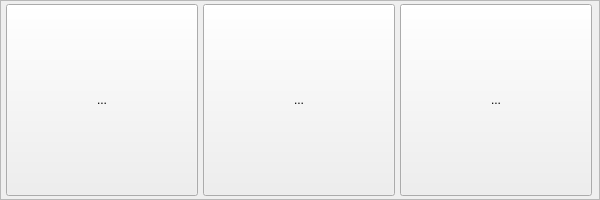
<?xml version="1.0" encoding="UTF-8"?>
<ui version="4.0">
 <class>DialogRohteilkontrolle</class>
 <widget class="QDialog" name="DialogRohteilkontrolle">
  <property name="geometry">
   <rect>
    <x>0</x>
    <y>0</y>
    <width>600</width>
    <height>200</height>
   </rect>
  </property>
  <property name="minimumSize">
   <size>
    <width>400</width>
    <height>200</height>
   </size>
  </property>
  <property name="windowTitle">
   <string>Dialog</string>
  </property>
  <layout class="QHBoxLayout" name="horizontalLayout">
   <property name="spacing">
    <number>0</number>
   </property>
   <property name="leftMargin">
    <number>0</number>
   </property>
   <property name="topMargin">
    <number>0</number>
   </property>
   <property name="rightMargin">
    <number>0</number>
   </property>
   <property name="bottomMargin">
    <number>0</number>
   </property>
   <item>
    <widget class="QScrollArea" name="scrollArea">
     <property name="widgetResizable">
      <bool>true</bool>
     </property>
     <widget class="QWidget" name="scrollAreaWidgetContents">
      <property name="geometry">
       <rect>
        <x>0</x>
        <y>0</y>
        <width>598</width>
        <height>198</height>
       </rect>
      </property>
      <layout class="QHBoxLayout" name="horizontalLayout_2">
       <property name="spacing">
        <number>0</number>
       </property>
       <property name="leftMargin">
        <number>0</number>
       </property>
       <property name="topMargin">
        <number>0</number>
       </property>
       <property name="rightMargin">
        <number>0</number>
       </property>
       <property name="bottomMargin">
        <number>0</number>
       </property>
       <item>
        <widget class="QToolButton" name="toolButton_RK00">
         <property name="minimumSize">
          <size>
           <width>192</width>
           <height>192</height>
          </size>
         </property>
         <property name="text">
          <string>...</string>
         </property>
         <property name="icon">
          <iconset>
           <normalon>:/Icons/Rohteilkontrolle/RohteilKontrolle00_192.png</normalon>
          </iconset>
         </property>
         <property name="iconSize">
          <size>
           <width>192</width>
           <height>192</height>
          </size>
         </property>
        </widget>
       </item>
       <item>
        <widget class="QToolButton" name="toolButton_RK01">
         <property name="minimumSize">
          <size>
           <width>192</width>
           <height>192</height>
          </size>
         </property>
         <property name="text">
          <string>...</string>
         </property>
         <property name="icon">
          <iconset>
           <normalon>:/Icons/Rohteilkontrolle/RohteilKontrolle01_192.png</normalon>
          </iconset>
         </property>
         <property name="iconSize">
          <size>
           <width>192</width>
           <height>192</height>
          </size>
         </property>
        </widget>
       </item>
       <item>
        <widget class="QToolButton" name="toolButton_RK02">
         <property name="minimumSize">
          <size>
           <width>192</width>
           <height>192</height>
          </size>
         </property>
         <property name="text">
          <string>...</string>
         </property>
         <property name="icon">
          <iconset>
           <normalon>:/Icons/Rohteilkontrolle/RohteilKontrolle02_192.PNG</normalon>
          </iconset>
         </property>
         <property name="iconSize">
          <size>
           <width>192</width>
           <height>192</height>
          </size>
         </property>
        </widget>
       </item>
      </layout>
     </widget>
    </widget>
   </item>
  </layout>
 </widget>
 <resources/>
 <connections/>
</ui>
